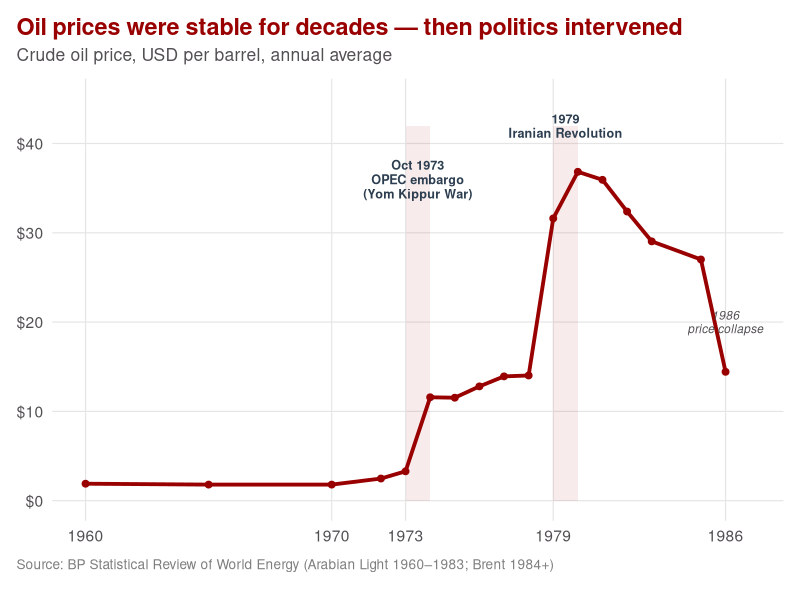
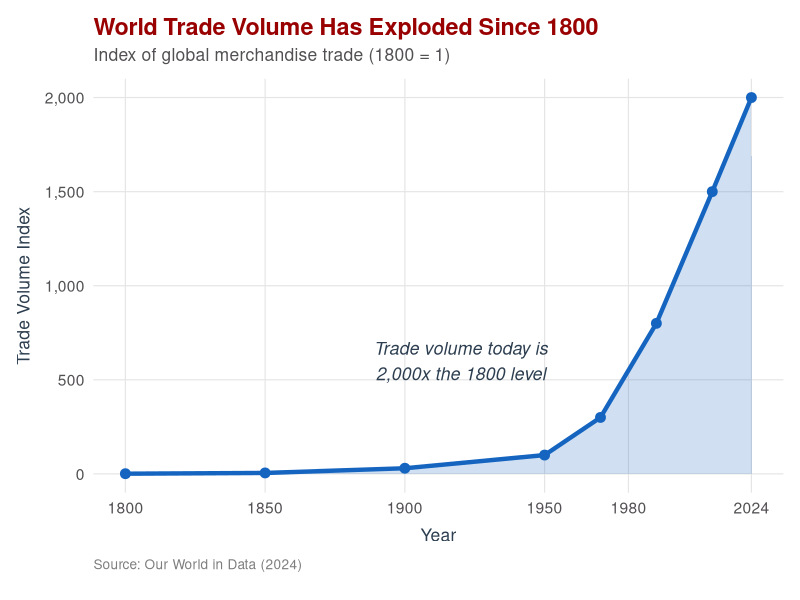
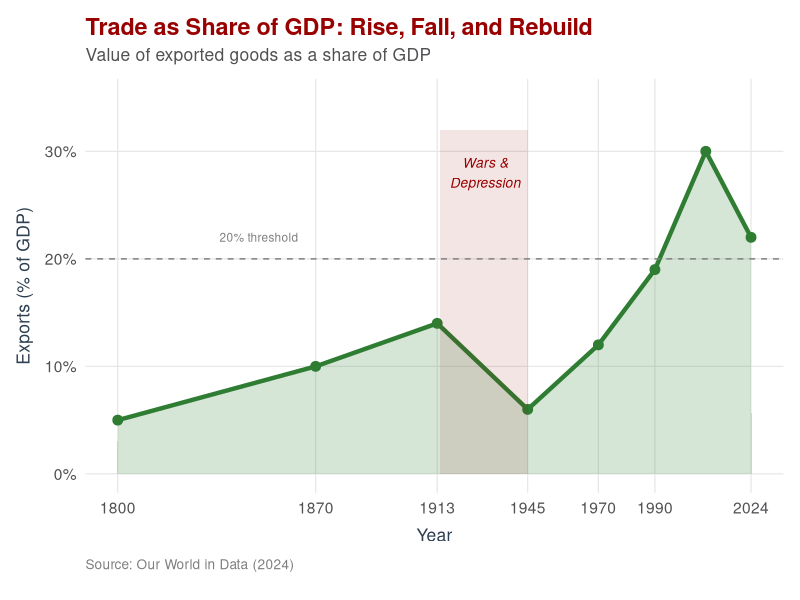
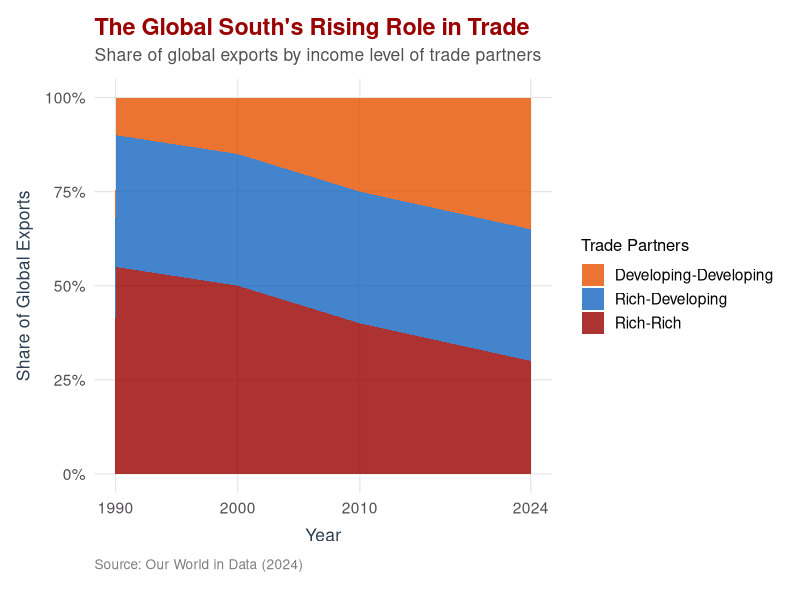
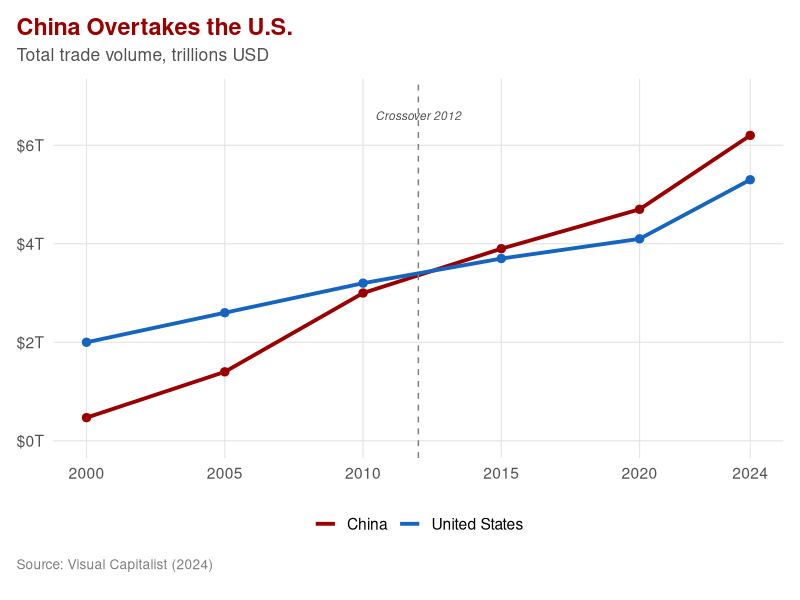
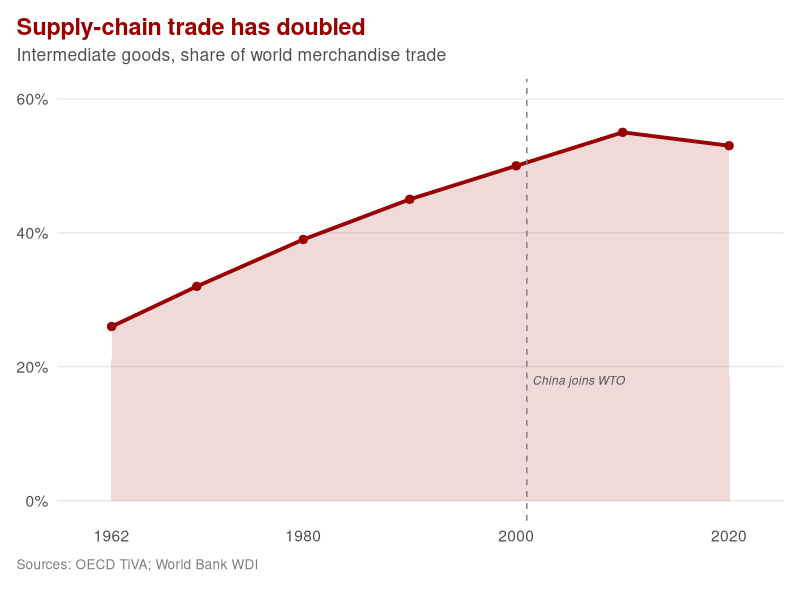
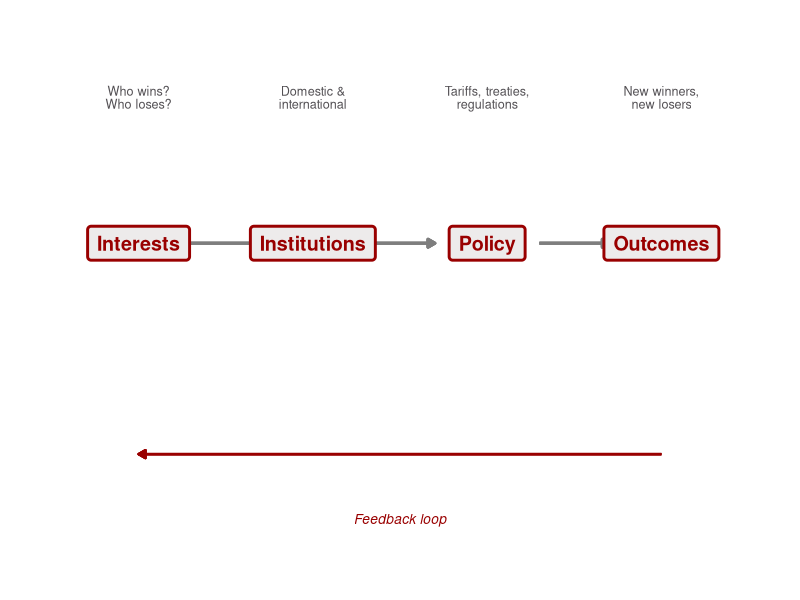
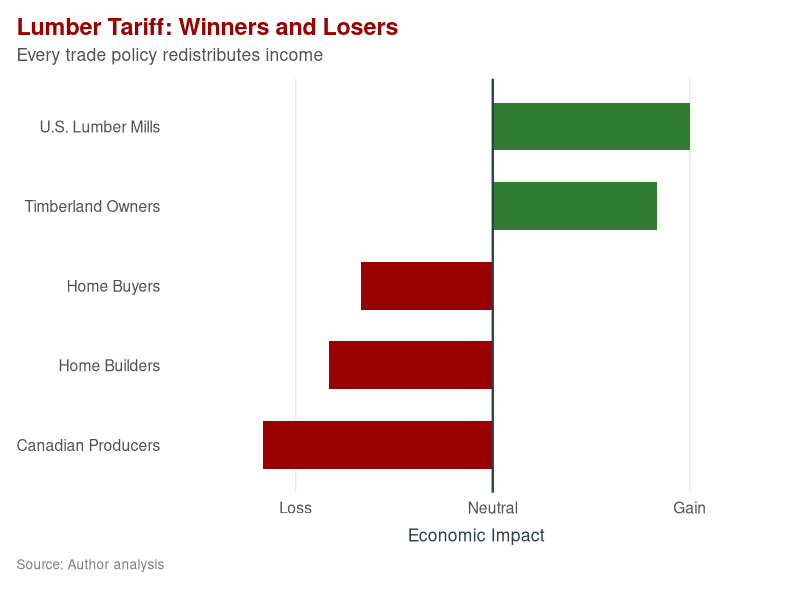

R code for these plots, in order:
## ---- chunk 1
#| label: setup
#| include: false

library(ggplot2)
library(dplyr)
library(scales)
library(knitr)
library(kableExtra)

# IU color palette
iu_crimson <- "#990000"
iu_cream <- "#EDEBEB"
iu_gray <- "#535054"
iu_light_gray <- "#7E7E7E"
iu_dark_text <- "#2C3E50"

# Custom theme for all plots
theme_ipe <- function(base_size = 14) {
  theme_minimal(base_size = base_size) +
    theme(
      plot.title = element_text(color = iu_crimson, face = "bold", size = rel(1.2),
                                margin = margin(t = 5, b = 5)),
      plot.subtitle = element_text(color = iu_gray, size = rel(0.9),
                                   margin = margin(b = 10)),
      plot.caption = element_text(color = iu_light_gray, size = rel(0.7),
                                  hjust = 0, margin = margin(t = 10)),
      axis.title = element_text(color = iu_dark_text, size = rel(0.9)),
      axis.title.x = element_text(margin = margin(t = 8)),
      axis.title.y = element_text(margin = margin(r = 8)),
      axis.text = element_text(color = iu_gray, size = rel(0.8)),
      panel.grid.minor = element_blank(),
      panel.grid.major = element_line(color = "#E5E5E5", linewidth = 0.4),
      legend.position = "bottom",
      legend.title = element_text(size = rel(0.85)),
      legend.text = element_text(size = rel(0.8)),
      plot.margin = margin(t = 8, r = 12, b = 20, l = 12)
    )
}
## ---- chunk 2
#| label: tbl-assignments

assignments <- data.frame(
  Component = c("Quizzes (3)", "Final Exam", "Participation & Engagement",
                "In-Class Writing Prompts", "Article Presentation & Discussion"),
  Weight = c("30%", "25%", "20%", "15%", "10%"),
  Dates = c("July 10, 17, 24", "July 31",
            "Ongoing — every class",
            "Mon/Tue/Thu — every class",
            "One per student — sign up today")
)

kable(assignments, col.names = c("Component", "Weight", "Key Dates"),
      align = c("l", "c", "l")) %>%
  kable_styling(font_size = 26, full_width = TRUE) %>%
  row_spec(0, bold = TRUE, color = "white", background = iu_crimson) %>%
  column_spec(1, bold = TRUE, width = "40%") %>%
  column_spec(2, width = "15%") %>%
  column_spec(3, width = "45%")
## ---- chunk 3
#| label: tbl-session

session <- data.frame(
  Segment = c("Writing prompt", "Article presentation",
              "Lecture & concept review", "Discussion & Q&A", "Quiz"),
  Duration = c("~10 min", "~20 min", "45–60 min", "30–45 min", "~30 min"),
  Purpose = c("Mon/Tue/Thu — credit/no-credit on the day's reading",
              "Student-led discussion of the day's article (most days)",
              "The day's chapter — frameworks, applications, debates",
              "Cases, examples, and your questions",
              "Fridays of weeks 1–3 only — covers that week's material")
)

kable(session, col.names = c("Segment", "Time", "Purpose"),
      align = c("l", "c", "l")) %>%
  kable_styling(font_size = 22, full_width = TRUE) %>%
  row_spec(0, bold = TRUE, color = "white", background = iu_crimson) %>%
  column_spec(1, bold = TRUE, width = "22%") %>%
  column_spec(2, width = "13%") %>%
  column_spec(3, width = "65%")
## ---- chunk 4
#| label: tbl-plan

plan <- data.frame(
  Section = c("1 · Defining IPE",
              "2 · The Stakes",
              "3 · Model of Analysis",
              "4 · Three Ways of Seeing",
              "5 · Rise, Fall, Rebuild, Rupture?",
              "6 · Writing & Discussion"),
  Cover = c("Why politics and economics can't be studied separately",
            "A $117 trillion global economy — vast, uneven, integrated",
            "Who gains, who loses, and which institutions decide",
            "Smith, List, and Marx on the politics of trade",
            "Four eras of globalization since 1815",
            "Apply the framework to a recent policy debate")
)

kable(plan, col.names = c("Section", "What we'll cover"),
      align = c("l", "l")) %>%
  kable_styling(font_size = 22, full_width = TRUE) %>%
  row_spec(0, bold = TRUE, color = "white", background = iu_crimson) %>%
  column_spec(1, bold = TRUE, color = iu_crimson, width = "32%") %>%
  column_spec(2, width = "68%")
## ---- chunk 5
#| label: fig-oil-shocks
#| fig-width: 11
#| fig-height: 2.8
#| out-width: "92%"

oil_prices <- data.frame(
  year  = c(1960, 1965, 1970, 1972, 1973, 1974, 1975, 1976,
            1977, 1978, 1979, 1980, 1981, 1982, 1983, 1985, 1986),
  price = c(1.90, 1.80, 1.80, 2.48, 3.29, 11.58, 11.53, 12.80,
            13.92, 14.02, 31.61, 36.83, 35.93, 32.38, 29.04, 27.01, 14.43)
)

ggplot(oil_prices, aes(x = year, y = price)) +
  # Highlight bands for the two shocks
  annotate("rect", xmin = 1973, xmax = 1974, ymin = 0, ymax = 42,
           fill = iu_crimson, alpha = 0.08) +
  annotate("rect", xmin = 1979, xmax = 1980, ymin = 0, ymax = 42,
           fill = iu_crimson, alpha = 0.08) +
  geom_line(color = iu_crimson, linewidth = 1.3) +
  geom_point(color = iu_crimson, size = 2) +
  # Annotations for each shock
  annotate("text", x = 1973.5, y = 36,
           label = "Oct 1973\nOPEC embargo\n(Yom Kippur War)",
           size = 3.2, color = iu_dark_text, hjust = 0.5,
           fontface = "bold", lineheight = 0.95) +
  annotate("text", x = 1979.5, y = 42,
           label = "1979\nIranian Revolution",
           size = 3.2, color = iu_dark_text, hjust = 0.5,
           fontface = "bold", lineheight = 0.95) +
  annotate("text", x = 1986, y = 20,
           label = "1986\nprice collapse",
           size = 3.0, color = iu_gray, hjust = 0.5,
           fontface = "italic", lineheight = 0.95) +
  scale_y_continuous(labels = dollar_format(), limits = c(0, 45)) +
  scale_x_continuous(breaks = c(1960, 1970, 1973, 1979, 1986),
                     limits = c(1960, 1987)) +
  labs(
    title = "Oil prices were stable for decades — then politics intervened",
    subtitle = "Crude oil price, USD per barrel, annual average",
    x = NULL, y = NULL,
    caption = "Source: BP Statistical Review of World Energy (Arabian Light 1960–1983; Brent 1984+)"
  ) +
  theme_ipe() +
  theme(plot.title.position = "plot",
        plot.caption.position = "plot")
## ---- chunk 6
#| label: fig-trade-explosion
#| fig-width: 10
#| fig-height: 4.5
#| out-width: "85%"

trade_data <- data.frame(
  year = c(1800, 1850, 1900, 1950, 1970, 1990, 2010, 2024),
  index = c(1, 5, 30, 100, 300, 800, 1500, 2000)
)

ggplot(trade_data, aes(x = year, y = index)) +
  geom_area(fill = "#1565C0", alpha = 0.2) +
  geom_line(color = "#1565C0", linewidth = 1.5) +
  geom_point(color = "#1565C0", size = 3) +
  annotate("text", x = 1920, y = 600,
           label = "Trade volume today is\n2,000x the 1800 level",
           size = 4.5, color = iu_dark_text, fontface = "italic") +
  scale_y_continuous(labels = comma_format()) +
  scale_x_continuous(breaks = c(1800, 1850, 1900, 1950, 1980, 2024)) +
  labs(
    title = "World Trade Volume Has Exploded Since 1800",
    subtitle = "Index of global merchandise trade (1800 = 1)",
    x = "Year",
    y = "Trade Volume Index",
    caption = "Source: Our World in Data (2024)"
  ) +
  theme_ipe()
## ---- chunk 7
#| label: fig-trade-gdp
#| fig-width: 10
#| fig-height: 4.5
#| out-width: "85%"

trade_gdp <- data.frame(
  year = c(1800, 1870, 1913, 1945, 1970, 1990, 2008, 2024),
  share = c(5, 10, 14, 6, 12, 19, 30, 22)
)

ggplot(trade_gdp, aes(x = year, y = share)) +
  geom_area(fill = "#2E7D32", alpha = 0.2) +
  geom_line(color = "#2E7D32", linewidth = 1.5) +
  geom_point(color = "#2E7D32", size = 3) +
  annotate("rect", xmin = 1914, xmax = 1945, ymin = 0, ymax = 32,
           fill = iu_crimson, alpha = 0.1) +
  annotate("text", x = 1930, y = 28, label = "Wars &\nDepression",
           size = 3.5, color = iu_crimson, fontface = "italic") +
  geom_hline(yintercept = 20, linetype = "dashed", color = iu_light_gray) +
  annotate("text", x = 1850, y = 22, label = "20% threshold",
           size = 3, color = iu_light_gray) +
  scale_y_continuous(labels = percent_format(scale = 1), limits = c(0, 35)) +
  scale_x_continuous(breaks = c(1800, 1870, 1913, 1945, 1970, 1990, 2024)) +
  labs(
    title = "Trade as Share of GDP: Rise, Fall, and Rebuild",
    subtitle = "Value of exported goods as a share of GDP",
    x = "Year",
    y = "Exports (% of GDP)",
    caption = "Source: Our World in Data (2024)"
  ) +
  theme_ipe()
## ---- chunk 8
#| label: fig-trade-partners
#| fig-width: 10
#| fig-height: 4.5
#| out-width: "85%"

partners <- data.frame(
  year = rep(c(1990, 2000, 2010, 2024), each = 3),
  category = rep(c("Rich-Rich", "Rich-Other", "Other-Other"), 4),
  share = c(55, 35, 10,
            50, 35, 15,
            40, 35, 25,
            30, 35, 35)
)

partners$category <- factor(partners$category,
                            levels = c("Other-Other", "Rich-Other", "Rich-Rich"))

ggplot(partners, aes(x = year, y = share, fill = category)) +
  geom_area(alpha = 0.8) +
  scale_fill_manual(values = c("Other-Other" = "#E65100",
                                "Rich-Other" = "#1565C0",
                                "Rich-Rich" = iu_crimson),
                    labels = c("Developing-Developing",
                               "Rich-Developing",
                               "Rich-Rich")) +
  scale_y_continuous(labels = percent_format(scale = 1)) +
  scale_x_continuous(breaks = c(1990, 2000, 2010, 2024)) +
  labs(
    title = "The Global South's Rising Role in Trade",
    subtitle = "Share of global exports by income level of trade partners",
    x = "Year",
    y = "Share of Global Exports",
    fill = "Trade Partners",
    caption = "Source: Our World in Data (2024)"
  ) +
  theme_ipe() +
  theme(legend.position = "right")
## ---- chunk 9
#| label: fig-china-growth
#| fig-width: 7
#| fig-height: 5
#| out-width: "98%"

china_trade <- data.frame(
  year = c(2000, 2005, 2010, 2015, 2020, 2024),
  china = c(0.47, 1.4, 3.0, 3.9, 4.7, 6.2),
  us = c(2.0, 2.6, 3.2, 3.7, 4.1, 5.3)
)

ggplot(china_trade, aes(x = year)) +
  geom_line(aes(y = china, color = "China"), linewidth = 1.3) +
  geom_line(aes(y = us, color = "United States"), linewidth = 1.3) +
  geom_point(aes(y = china), color = iu_crimson, size = 2.5) +
  geom_point(aes(y = us), color = "#1565C0", size = 2.5) +
  geom_vline(xintercept = 2012, linetype = "dashed", color = iu_light_gray) +
  annotate("text", x = 2012, y = 6.6, label = "Crossover 2012",
           size = 3.0, color = iu_gray, hjust = 0.5, fontface = "italic") +
  scale_color_manual(values = c("China" = iu_crimson,
                                "United States" = "#1565C0")) +
  scale_x_continuous(breaks = c(2000, 2005, 2010, 2015, 2020, 2024),
                     limits = c(2000, 2024)) +
  scale_y_continuous(labels = dollar_format(suffix = "T"),
                     limits = c(0, 7)) +
  labs(
    title = "China Overtakes the U.S.",
    subtitle = "Total trade volume, trillions USD",
    x = NULL, y = NULL,
    color = NULL,
    caption = "Source: Visual Capitalist (2024)"
  ) +
  theme_ipe() +
  theme(legend.position = "bottom",
        plot.title.position = "plot",
        plot.caption.position = "plot")
## ---- chunk 10
#| label: fig-intra-industry
#| fig-width: 5
#| fig-height: 2.8
#| out-width: "98%"

intra_growth <- data.frame(
  year  = c(1962, 1970, 1980, 1990, 2000, 2010, 2020),
  share = c(26,   32,   39,   45,   50,   55,   53)
)

ggplot(intra_growth, aes(x = year, y = share)) +
  geom_area(fill = iu_crimson, alpha = 0.15) +
  geom_line(color = iu_crimson, linewidth = 1.3) +
  geom_point(color = iu_crimson, size = 2.5) +
  # Annotate the 2001 China–WTO moment (interpolated)
  geom_vline(xintercept = 2001, linetype = "dashed",
             color = iu_light_gray) +
  annotate("text", x = 2001.5, y = 18,
           label = "China joins WTO",
           size = 3.0, color = iu_gray, hjust = 0,
           fontface = "italic") +
  scale_y_continuous(labels = function(x) paste0(x, "%"),
                     limits = c(0, 60)) +
  scale_x_continuous(breaks = c(1962, 1980, 2000, 2020),
                     limits = c(1960, 2022)) +
  labs(
    title = "Supply-chain trade has doubled",
    subtitle = "Intermediate goods, share of world merchandise trade",
    x = NULL, y = NULL,
    caption = "Sources: OECD TiVA; World Bank WDI"
  ) +
  theme_ipe() +
  theme(panel.grid.major.x = element_blank(),
        plot.title.position = "plot",
        plot.caption.position = "plot")
## ---- chunk 11
#| label: fig-oep-framework
#| fig-width: 10
#| fig-height: 2.6
#| out-width: "92%"

oep <- data.frame(
  x     = c(1, 3, 5, 7),
  y     = c(1.5, 1.5, 1.5, 1.5),
  label = c("Interests", "Institutions", "Policy", "Outcomes"),
  desc  = c("Who wins?\nWho loses?",
            "Domestic &\ninternational",
            "Tariffs, treaties,\nregulations",
            "New winners,\nnew losers")
)

ggplot(oep) +
  # Forward arrows between boxes
  geom_segment(aes(x = 1.6, xend = 2.4, y = 1.5, yend = 1.5),
               arrow = arrow(length = unit(0.2, "cm"), type = "closed"),
               color = iu_light_gray, linewidth = 1) +
  geom_segment(aes(x = 3.6, xend = 4.4, y = 1.5, yend = 1.5),
               arrow = arrow(length = unit(0.2, "cm"), type = "closed"),
               color = iu_light_gray, linewidth = 1) +
  geom_segment(aes(x = 5.6, xend = 6.4, y = 1.5, yend = 1.5),
               arrow = arrow(length = unit(0.2, "cm"), type = "closed"),
               color = iu_light_gray, linewidth = 1) +
  # Feedback loop
  geom_curve(aes(x = 7, xend = 1, y = 0.85, yend = 0.85),
             arrow = arrow(length = unit(0.2, "cm"), type = "closed"),
             color = iu_crimson, linewidth = 0.8, curvature = 0) +
  annotate("text", x = 4, y = 0.65, label = "Feedback loop",
           size = 3.5, color = iu_crimson, fontface = "italic") +
  # Boxes and labels
  geom_label(aes(x = x, y = y, label = label),
             fill = iu_cream, color = iu_crimson, size = 5, fontface = "bold",
             label.padding = unit(0.4, "lines"), label.size = 1) +
  geom_text(aes(x = x, y = y + 0.45, label = desc),
            size = 3.2, color = iu_gray, lineheight = 0.85) +
  coord_cartesian(xlim = c(0, 8), ylim = c(0.5, 2.15)) +
  theme_void() +
  theme(plot.margin = margin(t = 4, r = 12, b = 4, l = 12))
## ---- chunk 12
#| label: fig-lumber-winners-losers
#| fig-width: 5.5
#| fig-height: 2.8
#| out-width: "98%"

lumber_data <- data.frame(
  group = c("U.S. Lumber Mills", "Timberland Owners",
            "Home Builders", "Home Buyers", "Canadian Producers"),
  impact = c(3, 2.5, -2.5, -2, -3.5),
  category = c("Winner", "Winner", "Loser", "Loser", "Loser")
)

lumber_data$group <- factor(lumber_data$group,
                            levels = lumber_data$group[order(lumber_data$impact)])

ggplot(lumber_data, aes(x = impact, y = group, fill = category)) +
  geom_col(width = 0.6) +
  geom_vline(xintercept = 0, color = iu_dark_text, linewidth = 0.8) +
  scale_fill_manual(values = c("Loser" = iu_crimson, "Winner" = "#2E7D32")) +
  scale_x_continuous(limits = c(-4.5, 4),
                     breaks = c(-3, 0, 3),
                     labels = c("Loss", "Neutral", "Gain")) +
  labs(
    title = "Lumber Tariff: Winners and Losers",
    subtitle = "Every trade policy redistributes income",
    x = "Economic Impact", y = NULL,
    caption = "Source: Author analysis"
  ) +
  theme_ipe() +
  theme(panel.grid.major.y = element_blank(),
        legend.position = "none",
        plot.title.position = "plot",
        plot.caption.position = "plot")
## ---- chunk 13
#| label: fig-concentrated-diffuse
#| fig-width: 10
#| fig-height: 1.5
#| out-width: "95%"

# Two horizontal bars, UNEQUAL length — losers' bar is longer, showing
# aggregate welfare cost > aggregate welfare benefit (the "deadweight loss"
# is the difference). Segmentation contrast preserved: few large segments
# (winners) vs many small segments (losers).
bars <- rbind(
  data.frame(group = "Winners",
             xmin = seq(0, 60, by = 20),
             xmax = seq(20, 80, by = 20)),
  data.frame(group = "Losers",
             xmin = seq(0, 118, by = 2),
             xmax = seq(2, 120, by = 2))
)

ggplot(bars) +
  geom_rect(aes(xmin = xmin, xmax = xmax,
                ymin = ifelse(group == "Winners", 1.20, 0.05),
                ymax = ifelse(group == "Winners", 2.05, 0.90),
                fill = group),
            color = "white", linewidth = 0.6) +
  scale_fill_manual(values = c("Winners" = "#2E7D32",
                               "Losers"  = iu_crimson),
                    guide = "none") +
  # Dashed line at the end of winners' bar — shows the "extra" loss
  annotate("segment", x = 80, xend = 80, y = -0.1, yend = 2.25,
           linetype = "dashed", color = iu_dark_text, linewidth = 0.4) +
  annotate("text", x = -1, y = 1.625,
           label = "Few mills:\nbig gain each",
           size = 3.4, fontface = "bold",
           color = "#2E7D32", hjust = 1, lineheight = 0.95) +
  annotate("text", x = -1, y = 0.475,
           label = "Many buyers:\ntiny cost each",
           size = 3.4, fontface = "bold",
           color = iu_crimson, hjust = 1, lineheight = 0.95) +
  annotate("text", x = 100, y = -0.25,
           label = "Welfare loss exceeds welfare gain",
           size = 3.2, fontface = "italic",
           color = iu_crimson) +
  coord_cartesian(xlim = c(-22, 124), ylim = c(-0.6, 2.3),
                  expand = FALSE) +
  theme_void() +
  theme(plot.margin = margin(2, 6, 2, 6))
## ---- chunk 14
#| label: tbl-four-areas

areas <- data.frame(
  Area = c("International Trade",
           "Monetary System",
           "Multinational Corporations",
           "Economic Development"),
  Question = c("Who benefits from trade? Why protect some industries?",
               "Who controls exchange rates? How do currencies interact?",
               "Why do firms go global? How do states regulate them?",
               "Why are some countries rich? What strategies work?"),
  Actors = c("Exporters, import-competing firms, consumers",
             "Central banks, finance ministries, traders",
             "MNCs, host & home governments",
             "Developing states, IFIs, NGOs"),
  check.names = FALSE
)

kable(areas, col.names = c("Issue Area", "Key Question", "Key Actors"),
      align = c("l", "l", "l")) %>%
  kable_styling(font_size = 20, full_width = TRUE) %>%
  row_spec(0, bold = TRUE, color = "white", background = iu_crimson) %>%
  column_spec(1, bold = TRUE, width = "18%", color = iu_crimson) %>%
  column_spec(2, width = "47%") %>%
  column_spec(3, width = "35%")
## ---- chunk 15
#| label: tbl-schools

schools <- data.frame(
  Dimension = c("Key Actor", "View of Trade", "State's Role", "System Image"),
  Liberalism = c("Individuals", "Mutual benefit", "Protect rights", "Harmonious"),
  Nationalism = c("The State", "Tool of power", "Guide economy", "Competitive"),
  Marxism = c("Classes", "Exploitation", "Serves capital", "Conflictual")
)

kable(schools, col.names = c("", "Liberalism", "Economic Nationalism", "Marxism"),
      align = c("l", "c", "c", "c")) %>%
  kable_styling(font_size = 22, full_width = FALSE) %>%
  row_spec(0, bold = TRUE, color = "white", background = iu_crimson) %>%
  column_spec(1, bold = TRUE, color = iu_gray)
## ---- chunk 16
#| label: fig-timeline
#| fig-width: 12
#| fig-height: 3.4
#| out-width: "90%"
#| fig-align: center

# Era band colors
era_green  <- "#2E7D32"
era_blue   <- "#1565C0"

# Era definitions: bounds, label position, color
# Note: Rupture? era is stretched to 2032 visually so its labels
# have horizontal room — actual events span 2016–present
eras <- data.frame(
  era       = factor(c("Rise", "Fall", "Rebuild", "Rupture?"),
                     levels = c("Rise", "Fall", "Rebuild", "Rupture?")),
  xmin      = c(1815, 1914, 1945, 2018),
  xmax      = c(1914, 1945, 2018, 2032),
  era_color = c(era_green, iu_crimson, era_blue, iu_crimson),
  alpha     = c(0.10, 0.10, 0.10, 0.06)
)
eras$xmid <- (eras$xmin + eras$xmax) / 2

# Date markers along the timeline — 1944/45 combined to avoid label collision
dates <- data.frame(
  year  = c(1815, 1914, 1929, 1944.5, 1995, 2008, 2018),
  label = c("1815", "1914", "1929", "1944–45", "1995", "2008", "2018")
)

# Event bullets per era — \n becomes a line break
events <- data.frame(
  xmid = eras$xmid,
  text = c("Railroads\nGold standard\nCorn Laws repeal",
           "WWI\nDepression\nSmoot-Hawley",
           "Bretton Woods\nGATT → WTO\nEmbedded liberalism",
           "Trade wars\nBrexit\nDecoupling")
)

# Stylized Trade/GDP curve — rises in Rise, collapses in Fall,
# recovers in Rebuild, dips in Rupture
trade_curve <- data.frame(
  year  = c(1815, 1870, 1914, 1929, 1945, 1980, 2008, 2018, 2030),
  trade = c(-1.4, -0.7, -0.5, -1.6, -1.7, -0.8, -0.3, -0.6, -1.1)
)

ggplot() +
  # Era bands
  geom_rect(data = eras,
            aes(xmin = xmin, xmax = xmax, ymin = -2.1, ymax = 2.4,
                fill = era, alpha = alpha)) +
  scale_fill_manual(values = setNames(eras$era_color, eras$era),
                    guide = "none") +
  scale_alpha_identity() +
  # Timeline axis
  geom_hline(yintercept = 0, color = iu_gray, linewidth = 0.9) +
  # Era titles
  geom_text(data = eras,
            aes(x = xmid, y = 2.0, label = era, color = era),
            size = 6, fontface = "bold") +
  scale_color_manual(values = setNames(eras$era_color, eras$era),
                     guide = "none") +
  # Event bullets
  geom_text(data = events,
            aes(x = xmid, y = 1.0, label = text),
            size = 3.4, color = iu_gray, lineheight = 0.95) +
  # Date markers (vertical ticks + labels)
  geom_segment(data = dates,
               aes(x = year, xend = year, y = -0.25, yend = 0.25),
               color = iu_dark_text, linewidth = 0.7) +
  geom_text(data = dates,
            aes(x = year, y = -0.6, label = label),
            size = 3.5, color = iu_dark_text, fontface = "bold") +
  # Stylized Trade/GDP curve
  geom_line(data = trade_curve,
            aes(x = year, y = trade),
            color = iu_crimson, linewidth = 1.3) +
  annotate("text", x = 2030, y = -1.5,
           label = "Trade / GDP", color = iu_crimson,
           fontface = "italic", size = 3.5, hjust = 1) +
  coord_cartesian(xlim = c(1808, 2034), ylim = c(-2.3, 2.5),
                  expand = FALSE) +
  labs(
    title    = "Two Centuries of Globalization",
    subtitle = "Trade-as-share-of-GDP rises, collapses, rebuilds — and now?"
  ) +
  theme_void() +
  theme(
    plot.title    = element_text(color = iu_crimson, face = "bold",
                                 size = 18, hjust = 0.5,
                                 margin = margin(t = 4, b = 2)),
    plot.subtitle = element_text(color = iu_gray, size = 12, hjust = 0.5,
                                 margin = margin(b = 10)),
    plot.margin   = margin(t = 8, r = 14, b = 12, l = 14)
  )
## ---- chunk 17
#| label: fig-shipping-costs
#| fig-width: 5
#| fig-height: 2.6
#| out-width: "98%"

shipping <- data.frame(
  year = c(1830, 1850, 1870, 1900),
  cost = c(30, 18, 10, 5)
)

ggplot(shipping, aes(x = year, y = cost)) +
  geom_line(color = iu_crimson, linewidth = 1.2) +
  geom_point(color = iu_crimson, size = 2.5) +
  geom_text(aes(label = paste0("$", cost)), vjust = -1, size = 3.5,
            color = iu_dark_text) +
  scale_y_continuous(limits = c(0, 38), labels = dollar_format()) +
  scale_x_continuous(breaks = c(1830, 1850, 1870, 1900)) +
  labs(title = "Shipping Costs Collapsed",
       subtitle = "Cost per ton of grain, 300 miles",
       x = NULL, y = NULL,
       caption = "Source: Frieden (2006)") +
  theme_ipe() +
  theme(plot.title.position = "plot",
        plot.caption.position = "plot")
## ---- chunk 18
#| label: fig-depression
#| fig-width: 5
#| fig-height: 2.6
#| out-width: "95%"

depression <- data.frame(
  country = c("Germany", "USA", "UK", "France"),
  unemployment = c(30, 25, 22, 5)
)

depression$country <- factor(depression$country,
                             levels = c("France", "UK", "USA", "Germany"))

ggplot(depression, aes(x = country, y = unemployment,
                       fill = country == "Germany")) +
  geom_col(width = 0.6) +
  geom_text(aes(label = paste0(unemployment, "%"),
                color = country == "Germany"),
            vjust = -0.5, size = 4, fontface = "bold") +
  scale_fill_manual(values = c("FALSE" = "#B8B8B8",
                               "TRUE"  = iu_crimson),
                    guide = "none") +
  scale_color_manual(values = c("FALSE" = iu_gray,
                                "TRUE"  = iu_crimson),
                     guide = "none") +
  scale_y_continuous(limits = c(0, 40)) +
  labs(title = "Depression Unemployment",
       subtitle = "Peak unemployment rate, ~1932–33",
       x = NULL, y = NULL,
       caption = "Sources: Maddison; Mitchell, Intl. Historical Statistics") +
  theme_ipe() +
  theme(panel.grid.major.x = element_blank(),
        plot.title.position = "plot",
        plot.caption.position = "plot")
## ---- chunk 19
#| label: fig-bretton-woods
#| fig-width: 10
#| fig-height: 2.4
#| out-width: "95%"

institutions <- data.frame(
  x       = c(1.5, 4.0, 6.5),
  y       = c(1.5, 1.5, 1.5),
  name    = c("IMF", "World Bank", "GATT → WTO"),
  founded = c("(1944)", "(1944)", "(1947 → 1995)"),
  purpose = c("Stabilize\ncurrencies",
              "Finance\nreconstruction & development",
              "Reduce\ntrade barriers")
)

ggplot(institutions) +
  # Top header connecting line
  annotate("segment", x = 0.6, xend = 7.4, y = 2.55, yend = 2.55,
           color = iu_crimson, linewidth = 0.7) +
  annotate("text", x = 4, y = 2.85,
           label = "The Postwar Economic Order",
           fontface = "bold", color = iu_crimson, size = 6.5) +
  # Institution boxes
  geom_label(aes(x = x, y = y, label = name),
             fill = iu_cream, color = iu_crimson,
             size = 6, fontface = "bold",
             label.padding = unit(0.55, "lines"),
             label.size = 1) +
  # Founded years
  geom_text(aes(x = x, y = y - 0.42, label = founded),
            size = 3.2, color = iu_gray, fontface = "italic") +
  # Purpose descriptions
  geom_text(aes(x = x, y = y - 0.95, label = purpose),
            size = 3.7, color = iu_dark_text, lineheight = 0.95) +
  coord_cartesian(xlim = c(0, 8), ylim = c(0.2, 3.1), expand = FALSE) +
  theme_void() +
  theme(plot.margin = margin(2, 4, 2, 4))
